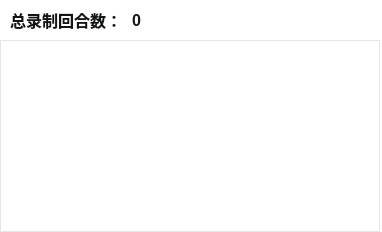
      <widget class="QWidget" name="widgetRecordList" native="true">
       <property name="sizePolicy">
        <sizepolicy hsizetype="Fixed" vsizetype="Expanding">
         <horstretch>0</horstretch>
         <verstretch>0</verstretch>
        </sizepolicy>
       </property>
       <property name="minimumSize">
        <size>
         <width>380</width>
         <height>0</height>
        </size>
       </property>
       <property name="maximumSize">
        <size>
         <width>382</width>
         <height>16777215</height>
        </size>
       </property>
       <property name="styleSheet">
        <string notr="true">QWidget{
	background-color: rgb(255, 255, 255);
}
#widgetRecordList{
	border-right: 1px solid #d0d2d5;
}</string>
       </property>
       <layout class="QVBoxLayout" name="verticalLayout">
        <property name="spacing">
         <number>0</number>
        </property>
        <property name="leftMargin">
         <number>0</number>
        </property>
        <property name="topMargin">
         <number>0</number>
        </property>
        <property name="rightMargin">
         <number>2</number>
        </property>
        <property name="bottomMargin">
         <number>0</number>
        </property>
        <item>
         <layout class="QHBoxLayout" name="horizontalLayout_2" stretch="0,0">
          <property name="spacing">
           <number>0</number>
          </property>
          <property name="leftMargin">
           <number>10</number>
          </property>
          <item>
           <widget class="QLabel" name="label">
            <property name="sizePolicy">
             <sizepolicy hsizetype="Preferred" vsizetype="Fixed">
              <horstretch>0</horstretch>
              <verstretch>0</verstretch>
             </sizepolicy>
            </property>
            <property name="minimumSize">
             <size>
              <width>0</width>
              <height>40</height>
             </size>
            </property>
            <property name="maximumSize">
             <size>
              <width>16777215</width>
              <height>40</height>
             </size>
            </property>
            <property name="styleSheet">
             <string notr="true">opacity: 1;
font-size: 16px;
font-weight: bold;
line-height: 24px;
color: #131414;
text-align: center;</string>
            </property>
            <property name="text">
             <string>总录制回合数：</string>
            </property>
           </widget>
          </item>
          <item>
           <widget class="QLabel" name="labelRecordCount">
            <property name="sizePolicy">
             <sizepolicy hsizetype="Expanding" vsizetype="Fixed">
              <horstretch>0</horstretch>
              <verstretch>0</verstretch>
             </sizepolicy>
            </property>
            <property name="minimumSize">
             <size>
              <width>0</width>
              <height>40</height>
             </size>
            </property>
            <property name="maximumSize">
             <size>
              <width>16777215</width>
              <height>40</height>
             </size>
            </property>
            <property name="styleSheet">
             <string notr="true">opacity: 1;
font-size: 16px;
font-weight: bold;
line-height: 24px;
color: #131414;
text-align: center;
padding-left:6px;</string>
            </property>
            <property name="text">
             <string>0</string>
            </property>
           </widget>
          </item>
         </layout>
        </item>
        <item>
         <widget class="QTableView" name="tableViewRecord">
          <property name="sizePolicy">
           <sizepolicy hsizetype="Fixed" vsizetype="Expanding">
            <horstretch>0</horstretch>
            <verstretch>0</verstretch>
           </sizepolicy>
          </property>
          <property name="minimumSize">
           <size>
            <width>380</width>
            <height>0</height>
           </size>
          </property>
          <property name="maximumSize">
           <size>
            <width>320</width>
            <height>16777215</height>
           </size>
          </property>
          <property name="styleSheet">
           <string notr="true">QTableView {
    background-color: #FFF;
    color: #909399;font-size:14px;
    border: 1px solid #e6e6e6;
    selection-background-color: #409EFF;
    outline: none;
    gridline-color: #e6e6e6;  /*添加网格线颜色*/
}
QTableView::item {
    border: 0px solid transparent;    /*先清除所有边框*/
    border-bottom: 1px solid #e6e6e6; /*只设置底部边框*/
    padding: 8px 12px;
    outline: none;
}
QTableView::item:selected {
    background-color: #409EFF;
    color: #FFF;
    outline: none;
    border-bottom: 1px solid #e6e6e6; /*确保选中时也有底部边框*/
}
QTableView::item:focus {
    background-color: #409EFF;
    color: #FFF;
    outline: none;
    border-bottom: 1px solid #e6e6e6;
}
QHeaderView::section {
    background-color: #f2f6fc;
    color: #909399;font-size:14px;
    padding: 8px 12px;
    border: none;
    border-bottom: 2px solid #e6e6e6;
    outline: none;
}


QScrollBar:vertical{
    background: transparent;
    border-radius:5px;
    width: 10px;
}
QScrollBar::handle:vertical {
    background-color: #e0e0e0;
    min-height: 242px;
    border-radius:5px;
    width: 10px;
}

/* 向上区域样式 */
QScrollBar::sub-line:vertical {
    border: none;
}

/* 向下区域样式 */
QScrollBar::add-line:vertical {
    border: none;
}

QScrollBar:horizontal{
    background: transparent;
    border-radius:5px;
    height: 10px;
}
QScrollBar::handle:horizontal {
    background-color: #e0e0e0;
    min-width: 242px;
    border-radius:5px;
    height: 10px;
}

/* 向上区域样式 */
QScrollBar::sub-line:horizontal {
  border: none;
}

/* 向下区域样式 */
QScrollBar::add-line:horizontal {
  border: none;
}</string>
          </property>
         </widget>
        </item>
       </layout>
      </widget>
